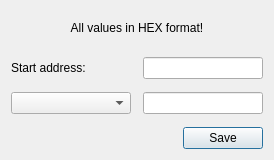
<?xml version="1.0" encoding="UTF-8"?>
<ui version="4.0">
 <class>DialogSP</class>
 <widget class="QDialog" name="DialogSP">
  <property name="geometry">
   <rect>
    <x>0</x>
    <y>0</y>
    <width>272</width>
    <height>160</height>
   </rect>
  </property>
  <property name="windowTitle">
   <string>Save part of image</string>
  </property>
  <layout class="QVBoxLayout" name="verticalLayout">
   <property name="spacing">
    <number>13</number>
   </property>
   <item>
    <widget class="QLabel" name="label_2">
     <property name="text">
      <string>All values in HEX format!</string>
     </property>
     <property name="alignment">
      <set>Qt::AlignCenter</set>
     </property>
    </widget>
   </item>
   <item>
    <layout class="QFormLayout" name="formLayout">
     <property name="horizontalSpacing">
      <number>12</number>
     </property>
     <item row="0" column="0">
      <widget class="QLabel" name="label">
       <property name="text">
        <string>Start address:</string>
       </property>
      </widget>
     </item>
     <item row="0" column="1">
      <widget class="QLineEdit" name="lineEditStart">
       <property name="minimumSize">
        <size>
         <width>120</width>
         <height>0</height>
        </size>
       </property>
      </widget>
     </item>
     <item row="1" column="0">
      <widget class="QComboBox" name="comboBox_end">
       <property name="minimumSize">
        <size>
         <width>120</width>
         <height>0</height>
        </size>
       </property>
      </widget>
     </item>
     <item row="1" column="1">
      <widget class="QLineEdit" name="lineEditEnd">
       <property name="minimumSize">
        <size>
         <width>120</width>
         <height>0</height>
        </size>
       </property>
      </widget>
     </item>
    </layout>
   </item>
   <item>
    <layout class="QHBoxLayout" name="horizontalLayout_2">
     <item>
      <spacer name="horizontalSpacer">
       <property name="orientation">
        <enum>Qt::Horizontal</enum>
       </property>
       <property name="sizeHint" stdset="0">
        <size>
         <width>118</width>
         <height>20</height>
        </size>
       </property>
      </spacer>
     </item>
     <item>
      <widget class="QPushButton" name="pushButton">
       <property name="minimumSize">
        <size>
         <width>80</width>
         <height>22</height>
        </size>
       </property>
       <property name="text">
        <string>Save</string>
       </property>
      </widget>
     </item>
    </layout>
   </item>
  </layout>
 </widget>
 <resources/>
 <connections/>
</ui>
